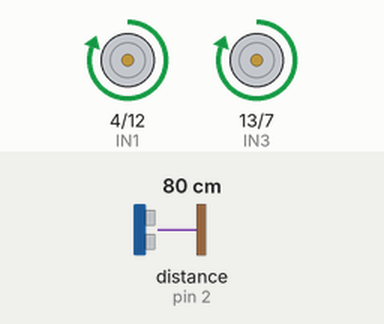
This sketch was run on a simulated Arduino Uno, built with avr-gcc and run on an emulated ATmega328P. On the bench: motor-driver pin pairs drawn as motors (green arrow = first pin HIGH = forward, orange = second pin HIGH = backward, longer = more drive, scaled by the enable pin). The inputs (shaded band) are chosen by the test bench; at power-on: distance to the obstacle (sensor on pin 2) 80 cm. The echo pulse lasts 58.3 µs per cm.

Above: at 1.2 s.
1.3 s: distance to the obstacle (sensor on pin 2) set to 2 cm
At 2.5 s:
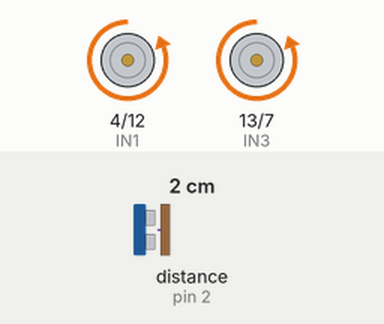
2.8 s: distance to the obstacle (sensor on pin 2) set to 18 cm
At 3.2 s:
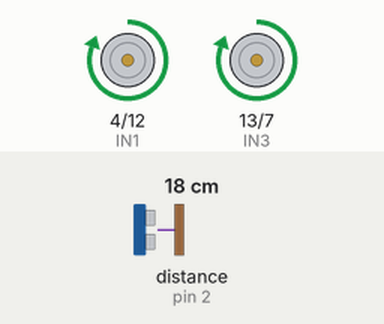
4.3 s: distance to the obstacle (sensor on pin 2) set to 4 cm
At 5.2 s:
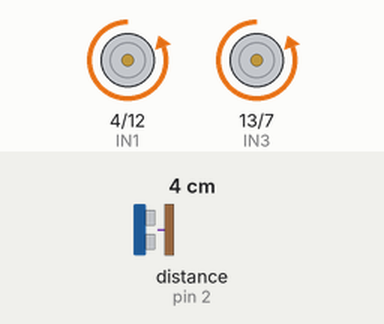
Timing chart, 0 to 7.3 s (numbered marks = the images above; inputs shaded):
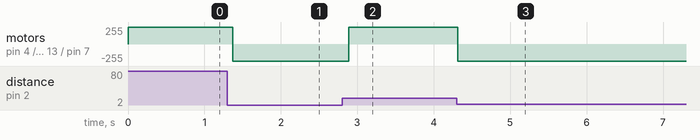

The sketch:

carro_servomec.ino
```cpp
 #include <Ultrasonic.h>

//Definicoes pinos Arduino ligados a entrada da Ponte H
int IN1 = 4;
int IN2 = 12;
int IN3 = 13;
int IN4 = 7;

int Enable1 = 10;
int Enable2 = 9;

// definicoes do sensor
const int echoPin1 = 2;
const int echoPin2 = 0;
const int trigPin = 3;

Ultrasonic ultrasonic(trigPin, echoPin1); //INICIALIZANDO OS PINOS DO ARDUINO

int distancia;

//definicoes do controlador

int valor_ref = 15;
int KP = 4;
int KI = 0.5;
float last_time = 0;
float controleI=0;

void setup()
{
  //Define os pinos como saida da ponte H
 pinMode(IN1, OUTPUT);
 pinMode(IN2, OUTPUT);
 pinMode(IN3, OUTPUT);
 pinMode(IN4, OUTPUT);

pinMode(Enable1, OUTPUT);
pinMode(Enable2, OUTPUT);

// definicoes dos pinos do sensor
//pinMode(echoPin1, INPUT); //DEFINE O PINO COMO ENTRADA (RECEBE)
//pinMode(trigPin, OUTPUT); //DEFINE O PINO COMO SAIDA (ENVIA)
Serial.begin(9600); //INICIALIZA A PORTA SERIAL

}

void loop()
{
  int controle;
  int distancia_medida;
  distancia_medida = ultrasonic.read();
 controle = ControlerPI(valor_ref, distancia_medida, KP, KI);

 sentido(valor_ref, distancia_medida);

 analogWrite(Enable1, controle);
 analogWrite(Enable2, controle);

 delay(100);
}

int ControlerPI(float valor_ref, float valor_in, float kp, float ki){
  float erro, controleP = 0, sinalControle;
  float dt;
  int pwm;

  //dt = millis();
  erro = valor_ref - valor_in;
  controleP= erro * kp;// Controle proporcional
  dt = millis() - last_time; // calcula delta t
  controleI = controleI + erro * ki * dt * 1/1000;// Controle integral
  sinalControle = controleP + controleI;
  sinalControle = abs(sinalControle);
  last_time = millis();

  // Limita o sinal de controle entre 0 e 5
  if (sinalControle > 5){
    sinalControle = 5;
  }
  if (sinalControle < 0){
    sinalControle = 0;
  }

  //converter o sinal de controle para 0 255
  pwm = map(sinalControle, 0, 5, 0, 255);
  return pwm;
}

void sentido(float valor_ref, float valor_in){
  if (valor_ref < valor_in){
    //Gira o Motor A no sentido horario
    digitalWrite(IN1, HIGH);
    digitalWrite(IN2, LOW);

    //Gira o Motor B no sentido horario
    digitalWrite(IN3, HIGH);
    digitalWrite(IN4, LOW);
  }else{
    //Gira o Motor A no sentido anti-horario
    digitalWrite(IN1, LOW);
    digitalWrite(IN2, HIGH);

    //Gira o Motor B no sentido anti-horario
    digitalWrite(IN3, LOW);
    digitalWrite(IN4, HIGH);
  }
}

//MÉTODO RESPONSÁVEL POR CALCULAR A DISTÂNCIA
int calc_distance(){
  int distance;
  distance = ultrasonic.read();
  return distancia;
 }
```

Measured:
- after the input at 1.3 s, motor on pin 4 (IN1) / pin 12 (IN2), motor on pin 13 (IN3) / pin 7 (IN4): forward 255/255 → backward 255/255 after 0.07 s
- after the input at 2.8 s, motor on pin 4 (IN1) / pin 12 (IN2), motor on pin 13 (IN3) / pin 7 (IN4): backward 255/255 → forward 255/255 after 0.09 s
- after the input at 4.3 s, motor on pin 4 (IN1) / pin 12 (IN2), motor on pin 13 (IN3) / pin 7 (IN4): forward 255/255 → backward 255/255 at once
